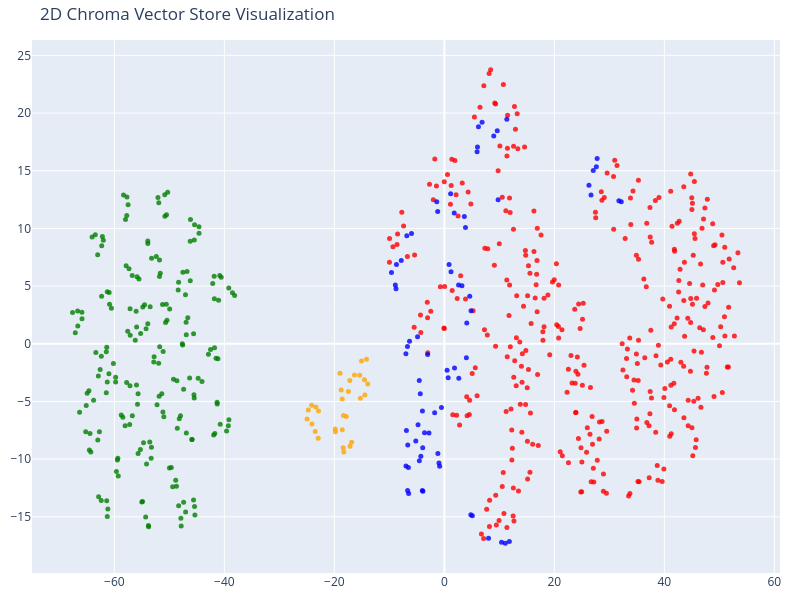

Notebook code cell kept with this figure:
### Code cell
tsne = TSNE(n_components=2, random_state=42)
reduced_vectors = tsne.fit_transform(vectors)

# Create the 2D scatter plot
fig = go.Figure(data=[go.Scatter(
    x=reduced_vectors[:, 0],
    y=reduced_vectors[:, 1],
    mode='markers',
    marker=dict(size=5, color=colors, opacity=0.8),
    text=[f"Type: {t}<br>Text: {d[:100]}..." for t, d in zip(doc_types, documents)],
    hoverinfo='text'
)])

fig.update_layout(title='2D Chroma Vector Store Visualization',
    scene=dict(xaxis_title='x',yaxis_title='y'),
    width=800,
    height=600,
    margin=dict(r=20, b=10, l=10, t=40)
)

fig.show()

### Figure 1 — Plotly figure (JSON) as saved in the notebook; plotly's stock layout.template omitted (floating-point values rounded to 4 significant figures; data arrays with more than 128 entries replaced by an {"elided": "..."} marker saying what was removed)
{"data": [{"hoverinfo": "text", "marker": {"color": {"elided": "646 str values"}, "opacity": 0.8, "size": 5}, "mode": "markers", "text": {"elided": "646 str values"}, "type": "scatter", "x": {"elided": "646 float values"}, "y": {"elided": "646 float values"}}], "layout": {"height": 600, "margin": {"b": 10, "l": 10, "r": 20, "t": 40}, "scene": {"xaxis": {"title": {"text": "x"}}, "yaxis": {"title": {"text": "y"}}}, "title": {"text": "2D Chroma Vector Store Visualization"}, "width": 800}}
